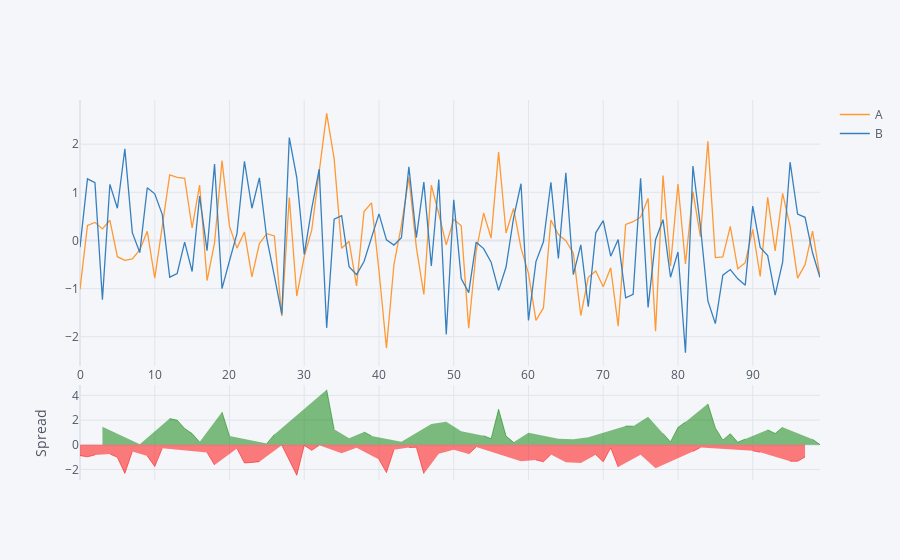

Source (notebook cell):
### Code cell
# spread vis for stock data
df[['A','B']].iplot(kind='spread')
# we can observe the spread b/w 2 stocks

### Figure 1 — Plotly figure (JSON) as saved in the notebook; plotly's stock layout.template omitted (floating-point values rounded to 4 significant figures)
{"data": [{"line": {"color": "rgba(255, 153, 51, 1.0)", "dash": "solid", "shape": "linear", "width": 1.3}, "mode": "lines", "name": "A", "text": "", "type": "scatter", "x": [0, 1, 2, 3, 4, 5, 6, 7, 8, 9, 10, 11, 12, 13, 14, 15, 16, 17, 18, 19, 20, 21, 22, 23, 24, 25, 26, 27, 28, 29, 30, 31, 32, 33, 34, 35, 36, 37, 38, 39, 40, 41, 42, 43, 44, 45, 46, 47, 48, 49, 50, 51, 52, 53, 54, 55, 56, 57, 58, 59, 60, 61, 62, 63, 64, 65, 66, 67, 68, 69, 70, 71, 72, 73, 74, 75, 76, 77, 78, 79, 80, 81, 82, 83, 84, 85, 86, 87, 88, 89, 90, 91, 92, 93, 94, 95, 96, 97, 98, 99], "y": [-1.018, 0.3114, 0.3753, 0.2401, 0.4194, -0.3376, -0.4119, -0.3817, -0.1969, 0.1915, -0.7846, 0.2565, 1.361, 1.311, 1.292, 0.2618, 1.152, -0.8333, -0.05028, 1.659, 0.2914, -0.1593, 0.1762, -0.7549, -0.06353, 0.1402, 0.09341, -1.571, 0.8908, -1.155, -0.3374, 0.2143, 1.443, 2.641, 1.7, -0.164, -0.01764, -0.9446, 0.6014, 0.7814, -0.6304, -2.236, -0.5045, 0.3113, 1.308, -0.1447, -1.123, 1.149, 0.5544, -0.09098, 0.4383, 0.3039, -1.821, -0.2191, 0.57, 0.04862, 1.836, 0.1542, 0.6655, -0.1601, -0.6851, -1.659, -1.402, 0.4262, 0.1249, -0.006664, -0.264, -1.56, -0.7657, -0.6354, -0.9618, -0.569, -1.78, 0.331, 0.3894, 0.4844, 0.8737, -1.887, 1.35, -0.5297, 1.169, -0.4861, 1.016, 0.08114, 2.057, -0.3575, -0.3422, 0.2936, -0.5905, -0.4612, 0.2305, -0.7454, 0.8944, -0.2153, 0.9771, 0.2988, -0.7837, -0.5032, 0.1948, -0.7482]}, {"line": {"color": "rgba(55, 128, 191, 1.0)", "dash": "solid", "shape": "linear", "width": 1.3}, "mode": "lines", "name": "B", "text": "", "type": "scatter", "x": [0, 1, 2, 3, 4, 5, 6, 7, 8, 9, 10, 11, 12, 13, 14, 15, 16, 17, 18, 19, 20, 21, 22, 23, 24, 25, 26, 27, 28, 29, 30, 31, 32, 33, 34, 35, 36, 37, 38, 39, 40, 41, 42, 43, 44, 45, 46, 47, 48, 49, 50, 51, 52, 53, 54, 55, 56, 57, 58, 59, 60, 61, 62, 63, 64, 65, 66, 67, 68, 69, 70, 71, 72, 73, 74, 75, 76, 77, 78, 79, 80, 81, 82, 83, 84, 85, 86, 87, 88, 89, 90, 91, 92, 93, 94, 95, 96, 97, 98, 99], "y": [-0.1401, 1.28, 1.199, -1.229, 1.166, 0.6684, 1.902, 0.1626, -0.2522, 1.096, 0.9692, 0.5434, -0.7626, -0.6863, -0.03351, -0.6451, 0.9204, -0.2116, 1.587, -1.0, -0.4223, 0.1413, 1.644, 0.6695, 1.299, 0.02994, -0.7363, -1.537, 2.137, 1.307, -0.2895, 0.6626, 1.481, -1.815, 0.4433, 0.5146, -0.5458, -0.7106, -0.437, 0.05907, 0.5527, 0.01269, -0.09623, 0.05496, 1.529, 0.05878, 1.211, -0.5297, 1.267, -1.955, 0.8445, -0.794, -1.083, -0.03559, -0.1699, -0.4504, -1.038, -0.5514, 0.4636, 1.178, -1.662, -0.4398, -0.0285, 1.208, -0.3729, 1.404, -0.7116, -0.09294, -1.377, 0.1586, 0.4126, -0.3271, 0.01753, -1.192, -1.118, 1.29, -1.39, 0.01474, 0.4311, -0.7637, -0.2389, -2.332, 1.547, 0.2966, -1.257, -1.728, -0.7219, -0.6052, -0.7975, -0.9287, 0.7132, -0.1455, -0.3159, -1.135, -0.4507, 1.625, 0.5501, 0.481, -0.2569, -0.7693]}, {"connectgaps": false, "fill": "tozeroy", "line": {"color": "green", "dash": "solid", "shape": "linear", "width": 0.5}, "mode": "lines", "name": "Spread", "showlegend": false, "type": "scatter", "x": [0, 1, 2, 3, 4, 5, 6, 7, 8, 9, 10, 11, 12, 13, 14, 15, 16, 17, 18, 19, 20, 21, 22, 23, 24, 25, 26, 27, 28, 29, 30, 31, 32, 33, 34, 35, 36, 37, 38, 39, 40, 41, 42, 43, 44, 45, 46, 47, 48, 49, 50, 51, 52, 53, 54, 55, 56, 57, 58, 59, 60, 61, 62, 63, 64, 65, 66, 67, 68, 69, 70, 71, 72, 73, 74, 75, 76, 77, 78, 79, 80, 81, 82, 83, 84, 85, 86, 87, 88, 89, 90, 91, 92, 93, 94, 95, 96, 97, 98, 99], "xaxis": "x2", "y": ["", "", "", 1.469, "", "", "", "", 0.05526, "", "", "", 2.124, 1.997, 1.325, 0.9068, 0.2313, "", "", 2.659, 0.7137, "", "", "", "", 0.1103, 0.8297, "", "", "", "", "", "", 4.457, 1.257, "", 0.5282, "", 1.038, 0.7224, "", "", "", 0.2564, "", "", "", 1.679, "", 1.864, "", 1.098, "", "", 0.7398, 0.499, 2.874, 0.7056, 0.2018, "", 0.9767, "", "", "", 0.4978, "", 0.4475, "", 0.6112, "", "", "", "", 1.523, 1.507, "", 2.264, "", 0.9185, 0.234, 1.408, 1.846, "", "", 3.315, 1.37, 0.3797, 0.8987, 0.2069, 0.4675, "", "", 1.21, 0.9195, 1.428, "", "", "", 0.4517, 0.02113], "yaxis": "y2"}, {"connectgaps": false, "fill": "tozeroy", "line": {"color": "red", "dash": "solid", "shape": "linear", "width": 0.5}, "mode": "lines", "name": "Spread", "showlegend": false, "type": "scatter", "x": [0, 1, 2, 3, 4, 5, 6, 7, 8, 9, 10, 11, 12, 13, 14, 15, 16, 17, 18, 19, 20, 21, 22, 23, 24, 25, 26, 27, 28, 29, 30, 31, 32, 33, 34, 35, 36, 37, 38, 39, 40, 41, 42, 43, 44, 45, 46, 47, 48, 49, 50, 51, 52, 53, 54, 55, 56, 57, 58, 59, 60, 61, 62, 63, 64, 65, 66, 67, 68, 69, 70, 71, 72, 73, 74, 75, 76, 77, 78, 79, 80, 81, 82, 83, 84, 85, 86, 87, 88, 89, 90, 91, 92, 93, 94, 95, 96, 97, 98, 99], "xaxis": "x2", "y": [-0.8775, -0.9681, -0.8235, "", -0.7463, -1.006, -2.314, -0.5443, "", -0.9041, -1.754, -0.2869, "", "", "", "", "", -0.6217, -1.637, "", "", -0.3005, -1.468, -1.424, -1.363, "", "", -0.03474, -1.246, -2.462, -0.04784, -0.4483, -0.03796, "", "", -0.6786, "", -0.2339, "", "", -1.183, -2.249, -0.4082, "", -0.2203, -0.2034, -2.334, "", -0.713, "", -0.4062, "", -0.7373, -0.1835, "", "", "", "", "", -1.338, "", -1.219, -1.374, -0.7823, "", -1.411, "", -1.467, "", -0.794, -1.374, -0.242, -1.798, "", "", -0.8057, "", -1.901, "", "", "", "", -0.5307, -0.2154, "", "", "", "", "", "", -0.4827, -0.5999, "", "", "", -1.326, -1.334, -0.9842, "", ""], "yaxis": "y2"}], "layout": {"hovermode": "x", "legend": {"bgcolor": "#F5F6F9", "font": {"color": "#4D5663"}}, "paper_bgcolor": "#F5F6F9", "plot_bgcolor": "#F5F6F9", "title": {"font": {"color": "#4D5663"}}, "xaxis": {"gridcolor": "#E1E5ED", "showgrid": true, "tickfont": {"color": "#4D5663"}, "title": {"font": {"color": "#4D5663"}, "text": ""}, "zerolinecolor": "#E1E5ED"}, "xaxis2": {"anchor": "y2", "gridcolor": "#E1E5ED", "showgrid": true, "showticklabels": false, "tickfont": {"color": "#4D5663"}, "title": {"font": {"color": "#4D5663"}, "text": ""}, "zerolinecolor": "#E1E5ED"}, "yaxis": {"domain": [0.3, 1], "gridcolor": "#E1E5ED", "showgrid": true, "tickfont": {"color": "#4D5663"}, "title": {"font": {"color": "#4D5663"}, "text": ""}, "zerolinecolor": "#E1E5ED"}, "yaxis2": {"domain": [0, 0.25], "gridcolor": "#E1E5ED", "showgrid": true, "tickfont": {"color": "#4D5663"}, "title": {"font": {"color": "#4D5663"}, "text": "Spread"}, "zerolinecolor": "#E1E5ED"}}}
